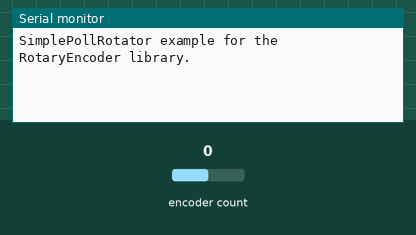
Recording of a sketch running on a simulated ESP8266 (NodeMCU). Parts: the last lines printed to the serial monitor. The test bench sets the inputs (shaded band); at power-on: encoder count 0.

Above: at 1.2 s.
1.3 s: encoder count set to 1
At 2.5 s:
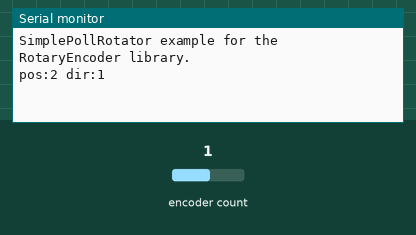
2.8 s: encoder count set to 2
At 3.7 s:
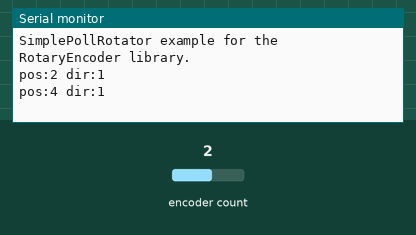

The sketch:

Thing_Plus_SimplePollRotator.ino
```cpp
// (licence header left out)
// This example checks the state of the rotary encoder in the loop() function.
// The current position and direction is printed on output when changed.

// Hardware setup:
// Attach a rotary encoder with output pins to
// * A2 and A3 on Arduino UNO.
// * D5 and D6 on ESP8266 board (e.g. NodeMCU).
// Swap the pins when direction is detected wrong.
// The common contact should be attached to ground.

#include <Arduino.h>
#include <RotaryEncoder.h>

#if defined STM32F4xx//defined(ARDUINO_AVR_UNO) || defined(ARDUINO_AVR_NANO_EVERY)
// Example for Arduino UNO with input signals on pin 2 and 3
#define PIN_IN1 A2 // Works - Carlos
#define PIN_IN2 A3 // Works - Carlos

#elif defined(ESP8266)
// Example for ESP8266 NodeMCU with input signals on pin D5 and D6
#define PIN_IN1 D5
#define PIN_IN2 D6

#endif

// Setup a RotaryEncoder with 4 steps per latch for the 2 signal input pins:
// RotaryEncoder encoder(PIN_IN1, PIN_IN2, RotaryEncoder::LatchMode::FOUR3);

// Setup a RotaryEncoder with 2 steps per latch for the 2 signal input pins:
RotaryEncoder encoder(PIN_IN1, PIN_IN2, RotaryEncoder::LatchMode::TWO03);

void setup()
{
  Serial.begin(115200);
  while (! Serial);
  Serial.println("SimplePollRotator example for the RotaryEncoder library.");
} // setup()


// Read the current position of the encoder and print out when changed.
void loop()
{
  static int pos = 0;
  encoder.tick();

  int newPos = encoder.getPosition();
  if (pos != newPos) {
    Serial.print("pos:");
    Serial.print(newPos);
    Serial.print(" dir:");
    Serial.println((int)(encoder.getDirection()));
    pos = newPos;
  } // if
} // loop ()

// The End
```

Measured:
- after the input at 1.3 s, the serial monitor: prints a new line at once (image 1)
- after the input at 2.8 s, the serial monitor: prints a new line at once (image 2)
